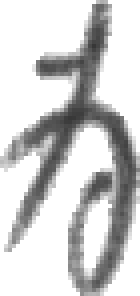
#> input picture backend/recognize/test_db/00201/2993.png, 35 x 74 px (shown 4 times larger)
$ python -i comment.py   (imports and definitions only)
#> lines starting #> are read from the running program, lines starting #| are printed output that depends on the picture; after the words box and inside, x2 and y2 are one past the last pixel; in counts of white or black regions, pixels touching at a corner belong together
#> further down, picture is the input picture: shape (74, 35); min 55, max 255, mean 206.8
from utils import get_ske_sample_points, fg_points_percent
import cv2 as cv

# 获取平均宽度
# [22 lines left out: functions get_mean_stroke, mark_mean_stroke, not called in this run]


# 轮廓宽高处理
def mark_recognition(img,thresh1=0):
#> called with thresh1 = 0
    img = cv.merge([img, img, img])
    gray = cv.cvtColor(img, cv.COLOR_BGR2GRAY)  # 灰度化
    box = cv.boxFilter(gray, -1, (3, 3), normalize=True)  # 去噪
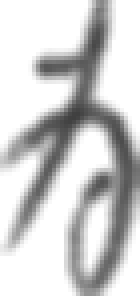
#> box: shape (74, 35) (shown 4 times larger); min 64, max 255, mean 206.5
    _, binarized = cv.threshold(box, thresh1, 255, cv.THRESH_BINARY | cv.THRESH_OTSU)  # 二值化
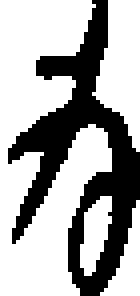
#> binarized: shape (74, 35) (shown 4 times larger); 66.7% white; 1 black region
    contours, hierarchy = cv.findContours(binarized, cv.RETR_TREE, cv.CHAIN_APPROX_SIMPLE)
#> contours = 4 contours; box (x1, y1, x2, y2) and area: (0, 0, 28, 74) 1093, (23, 0, 35, 38) 242, (20, 49, 28, 69) 80, (25, 50, 35, 74) 76
    cv.drawContours(img, contours, -1, (0, 0, 255), 3)
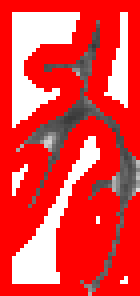
#> img: shape (74, 35, 3) (shown 4 times larger); mean of channels 0, 1, 2 66.4, 66.4, 235.9; drawn as B, G, R
    bounding_boxes = [cv.boundingRect(cnt) for cnt in contours]
#> bounding_boxes = [(25, 50, 10, 24), (20, 49, 8, 20), (23, 0, 12, 38), (0, 0, 28, 74)]
    for bbox in bounding_boxes:
        [x, y, w, h] = bbox
        cv.rectangle(img, (x, y), (x + w, y + h), (0, 255, 0), 2)
#> this loop made 4 passes
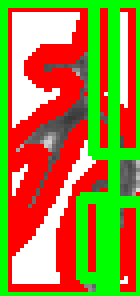
#> img: shape (74, 35, 3) (shown 4 times larger); mean of channels 0, 1, 2 58.3, 139, 161.3; drawn as B, G, R
    return w,h


#轮廓宽高比评价函数
# [87 lines left out: functions mark_HWrate, mark_get, mark_blackwhite, center, mark_G, not called in this run]

>>> import cv2
>>> picture = cv2.imread('recognize/test_db/00201/2993.png', cv2.IMREAD_GRAYSCALE)
>>> result = mark_recognition(picture)
#> result = (28, 74)
